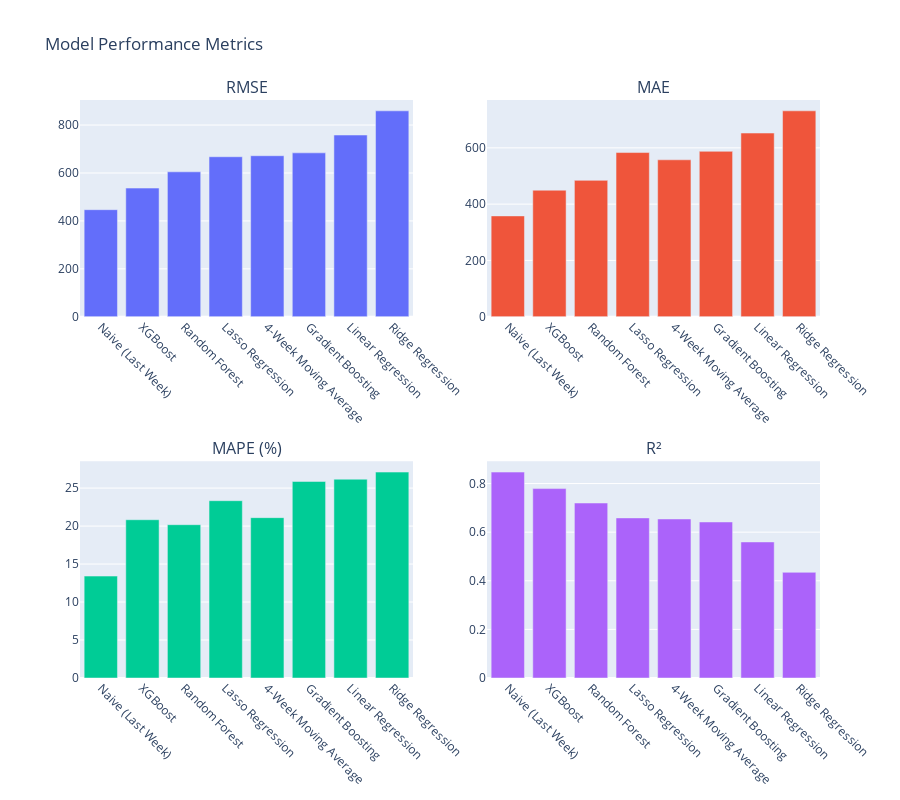

Here is the notebook cell this chart was saved with:
### Markdown cell above
## Step 9: Model Comparison

### Code cell
# Create comparison dataframe
df_results = pd.DataFrame(results)
df_results = df_results.sort_values('RMSE')

print("\n" + "="*80)
print("MODEL PERFORMANCE COMPARISON")
print("="*80)
print(df_results.to_string(index=False))
print("="*80)

# Visualize model comparison
fig = make_subplots(
    rows=2, cols=2,
    subplot_titles=('RMSE', 'MAE', 'MAPE (%)', 'R²')
)

fig.add_trace(go.Bar(x=df_results['Model'], y=df_results['RMSE'], name='RMSE'), row=1, col=1)
fig.add_trace(go.Bar(x=df_results['Model'], y=df_results['MAE'], name='MAE'), row=1, col=2)
fig.add_trace(go.Bar(x=df_results['Model'], y=df_results['MAPE'], name='MAPE'), row=2, col=1)
fig.add_trace(go.Bar(x=df_results['Model'], y=df_results['R²'], name='R²'), row=2, col=2)

fig.update_xaxes(tickangle=45)
fig.update_layout(height=800, showlegend=False, title_text="Model Performance Metrics")
fig.show()

### Figure 1 — Plotly figure (JSON) as saved in the notebook; plotly's stock layout.template omitted (floating-point values rounded to 4 significant figures)
{"data": [{"name": "RMSE", "type": "bar", "x": ["Naive (Last Week)", "XGBoost", "Random Forest", "Lasso Regression", "4-Week Moving Average", "Gradient Boosting", "Linear Regression", "Ridge Regression"], "xaxis": "x", "y": [446.8, 537.0, 604.8, 667.8, 672.0, 684.0, 758.4, 859.3], "yaxis": "y"}, {"name": "MAE", "type": "bar", "x": ["Naive (Last Week)", "XGBoost", "Random Forest", "Lasso Regression", "4-Week Moving Average", "Gradient Boosting", "Linear Regression", "Ridge Regression"], "xaxis": "x2", "y": [358.2, 449.5, 484.4, 583.3, 557.5, 587.6, 652.5, 731.4], "yaxis": "y2"}, {"name": "MAPE", "type": "bar", "x": ["Naive (Last Week)", "XGBoost", "Random Forest", "Lasso Regression", "4-Week Moving Average", "Gradient Boosting", "Linear Regression", "Ridge Regression"], "xaxis": "x3", "y": [13.42, 20.84, 20.18, 23.34, 21.11, 25.87, 26.17, 27.11], "yaxis": "y3"}, {"name": "R²", "type": "bar", "x": ["Naive (Last Week)", "XGBoost", "Random Forest", "Lasso Regression", "4-Week Moving Average", "Gradient Boosting", "Linear Regression", "Ridge Regression"], "xaxis": "x4", "y": [0.8471, 0.7793, 0.7199, 0.6586, 0.6543, 0.6419, 0.5597, 0.4347], "yaxis": "y4"}], "layout": {"annotations": [{"font": {"size": 16}, "showarrow": false, "text": "RMSE", "x": 0.225, "xanchor": "center", "xref": "paper", "y": 1, "yanchor": "bottom", "yref": "paper"}, {"font": {"size": 16}, "showarrow": false, "text": "MAE", "x": 0.775, "xanchor": "center", "xref": "paper", "y": 1, "yanchor": "bottom", "yref": "paper"}, {"font": {"size": 16}, "showarrow": false, "text": "MAPE (%)", "x": 0.225, "xanchor": "center", "xref": "paper", "y": 0.375, "yanchor": "bottom", "yref": "paper"}, {"font": {"size": 16}, "showarrow": false, "text": "R²", "x": 0.775, "xanchor": "center", "xref": "paper", "y": 0.375, "yanchor": "bottom", "yref": "paper"}], "height": 800, "showlegend": false, "title": {"text": "Model Performance Metrics"}, "xaxis": {"anchor": "y", "domain": [0, 0.45], "tickangle": 45}, "xaxis2": {"anchor": "y2", "domain": [0.55, 1], "tickangle": 45}, "xaxis3": {"anchor": "y3", "domain": [0, 0.45], "tickangle": 45}, "xaxis4": {"anchor": "y4", "domain": [0.55, 1], "tickangle": 45}, "yaxis": {"anchor": "x", "domain": [0.625, 1]}, "yaxis2": {"anchor": "x2", "domain": [0.625, 1]}, "yaxis3": {"anchor": "x3", "domain": [0, 0.375]}, "yaxis4": {"anchor": "x4", "domain": [0, 0.375]}}}
